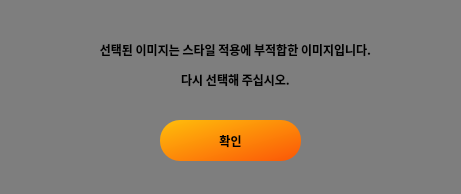
<?xml version="1.0" encoding="UTF-8"?>
<ui version="4.0">
 <class>error1</class>
 <widget class="QWidget" name="error1">
  <property name="geometry">
   <rect>
    <x>0</x>
    <y>0</y>
    <width>461</width>
    <height>194</height>
   </rect>
  </property>
  <property name="windowTitle">
   <string>Error1</string>
  </property>
  <property name="styleSheet">
   <string notr="true">background-color:rgb(126, 126, 126)
</string>
  </property>
  <widget class="QPushButton" name="pushButton">
   <property name="geometry">
    <rect>
     <x>160</x>
     <y>120</y>
     <width>141</width>
     <height>41</height>
    </rect>
   </property>
   <property name="font">
    <font>
     <family>Noto Sans KR</family>
     <weight>75</weight>
     <bold>true</bold>
    </font>
   </property>
   <property name="styleSheet">
    <string notr="true">QPushButton{

	background-color: qlineargradient(spread:pad, x1:0, y1:0, x2:1, y2:1, stop:0 rgba(255, 190, 11, 255), stop:1 rgba(251, 86, 7, 255));
	border-radius: 20px;
}
 QPushButton:pressed {
     background-color: rgb(255, 168, 96)
 }</string>
   </property>
   <property name="text">
    <string>확인</string>
   </property>
  </widget>
  <widget class="QLabel" name="label">
   <property name="geometry">
    <rect>
     <x>50</x>
     <y>30</y>
     <width>371</width>
     <height>71</height>
    </rect>
   </property>
   <property name="font">
    <font>
     <family>Noto Sans KR</family>
     <weight>75</weight>
     <bold>true</bold>
    </font>
   </property>
   <property name="text">
    <string>&lt;html&gt;&lt;head/&gt;&lt;body&gt;&lt;p align=&quot;center&quot;&gt;선택된 이미지는 스타일 적용에 부적합한 이미지입니다.&lt;/p&gt;&lt;p align=&quot;center&quot;&gt;다시 선택해 주십시오.&lt;/p&gt;&lt;/body&gt;&lt;/html&gt;</string>
   </property>
  </widget>
  <widget class="QLabel" name="label_2">
   <property name="geometry">
    <rect>
     <x>20</x>
     <y>60</y>
     <width>41</width>
     <height>41</height>
    </rect>
   </property>
   <property name="text">
    <string/>
   </property>
   <property name="pixmap">
    <pixmap>warning.png</pixmap>
   </property>
   <property name="scaledContents">
    <bool>true</bool>
   </property>
  </widget>
 </widget>
 <resources/>
 <connections>
  <connection>
   <sender>pushButton</sender>
   <signal>clicked()</signal>
   <receiver>error1</receiver>
   <slot>okay()</slot>
   <hints>
    <hint type="sourcelabel">
     <x>277</x>
     <y>138</y>
    </hint>
    <hint type="destinationlabel">
     <x>368</x>
     <y>139</y>
    </hint>
   </hints>
  </connection>
 </connections>
 <slots>
  <slot>okay()</slot>
 </slots>
</ui>
